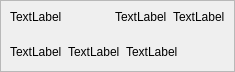
<?xml version="1.0" encoding="UTF-8"?>
<ui version="4.0">
 <class>HZItemButton</class>
 <widget class="QFrame" name="HZItemButton">
  <property name="geometry">
   <rect>
    <x>0</x>
    <y>0</y>
    <width>235</width>
    <height>66</height>
   </rect>
  </property>
  <property name="windowTitle">
   <string>Frame</string>
  </property>
  <property name="frameShape">
   <enum>QFrame::StyledPanel</enum>
  </property>
  <property name="frameShadow">
   <enum>QFrame::Raised</enum>
  </property>
  <layout class="QGridLayout" name="gridLayout">
   <property name="leftMargin">
    <number>0</number>
   </property>
   <property name="topMargin">
    <number>0</number>
   </property>
   <property name="rightMargin">
    <number>0</number>
   </property>
   <property name="bottomMargin">
    <number>0</number>
   </property>
   <property name="spacing">
    <number>0</number>
   </property>
   <item row="0" column="0">
    <layout class="QVBoxLayout" name="verticalLayout">
     <property name="spacing">
      <number>0</number>
     </property>
     <item>
      <widget class="QFrame" name="hFrame_f_2">
       <layout class="QHBoxLayout" name="hFrame_f">
        <item>
         <widget class="QLabel" name="lab_title_f">
          <property name="text">
           <string>TextLabel</string>
          </property>
         </widget>
        </item>
        <item>
         <layout class="QHBoxLayout" name="horizontalLayout">
          <item>
           <widget class="HZLabelDisplayItem" name="lab_updown_f">
            <property name="text">
             <string>TextLabel</string>
            </property>
           </widget>
          </item>
          <item>
           <widget class="HZLabelDisplayItem" name="lab_rate_f">
            <property name="text">
             <string>TextLabel</string>
            </property>
           </widget>
          </item>
         </layout>
        </item>
       </layout>
      </widget>
     </item>
     <item>
      <widget class="QFrame" name="hFrame_s">
       <layout class="QHBoxLayout" name="hlayout_sec">
        <item>
         <widget class="QLabel" name="lab_title_s">
          <property name="text">
           <string>TextLabel</string>
          </property>
         </widget>
        </item>
        <item>
         <widget class="HZLabelDisplayItem" name="lab_updown_s">
          <property name="text">
           <string>TextLabel</string>
          </property>
         </widget>
        </item>
        <item>
         <widget class="HZLabelDisplayItem" name="lab_rate_s">
          <property name="text">
           <string>TextLabel</string>
          </property>
         </widget>
        </item>
        <item>
         <spacer name="horizontalSpacer">
          <property name="orientation">
           <enum>Qt::Horizontal</enum>
          </property>
          <property name="sizeHint" stdset="0">
           <size>
            <width>40</width>
            <height>20</height>
           </size>
          </property>
         </spacer>
        </item>
       </layout>
      </widget>
     </item>
    </layout>
   </item>
  </layout>
 </widget>
 <customwidgets>
  <customwidget>
   <class>HZLabelDisplayItem</class>
   <extends>QLabel</extends>
   <header>platemove.h</header>
  </customwidget>
 </customwidgets>
 <resources/>
 <connections/>
</ui>
